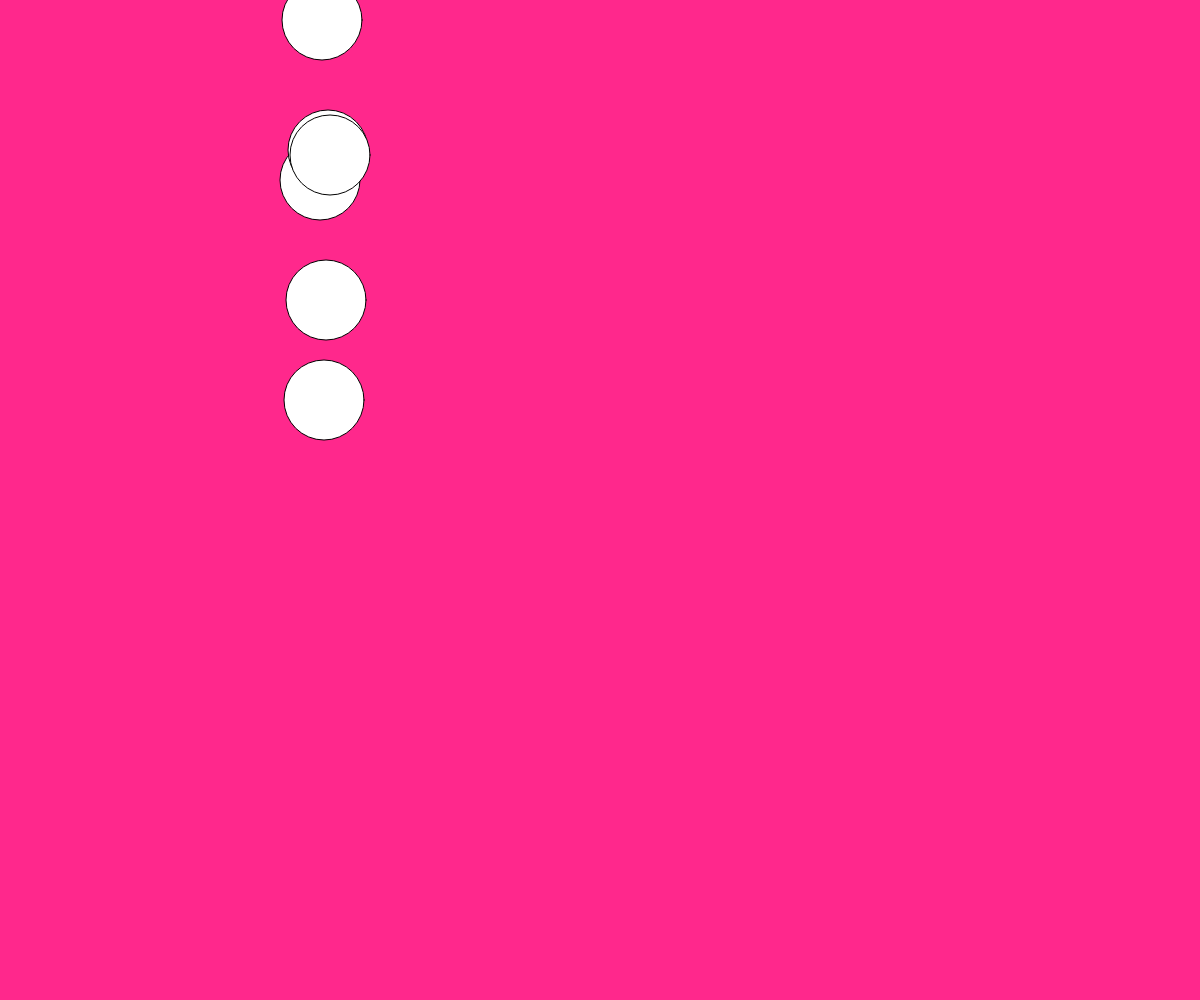
Frame 1 (no input)
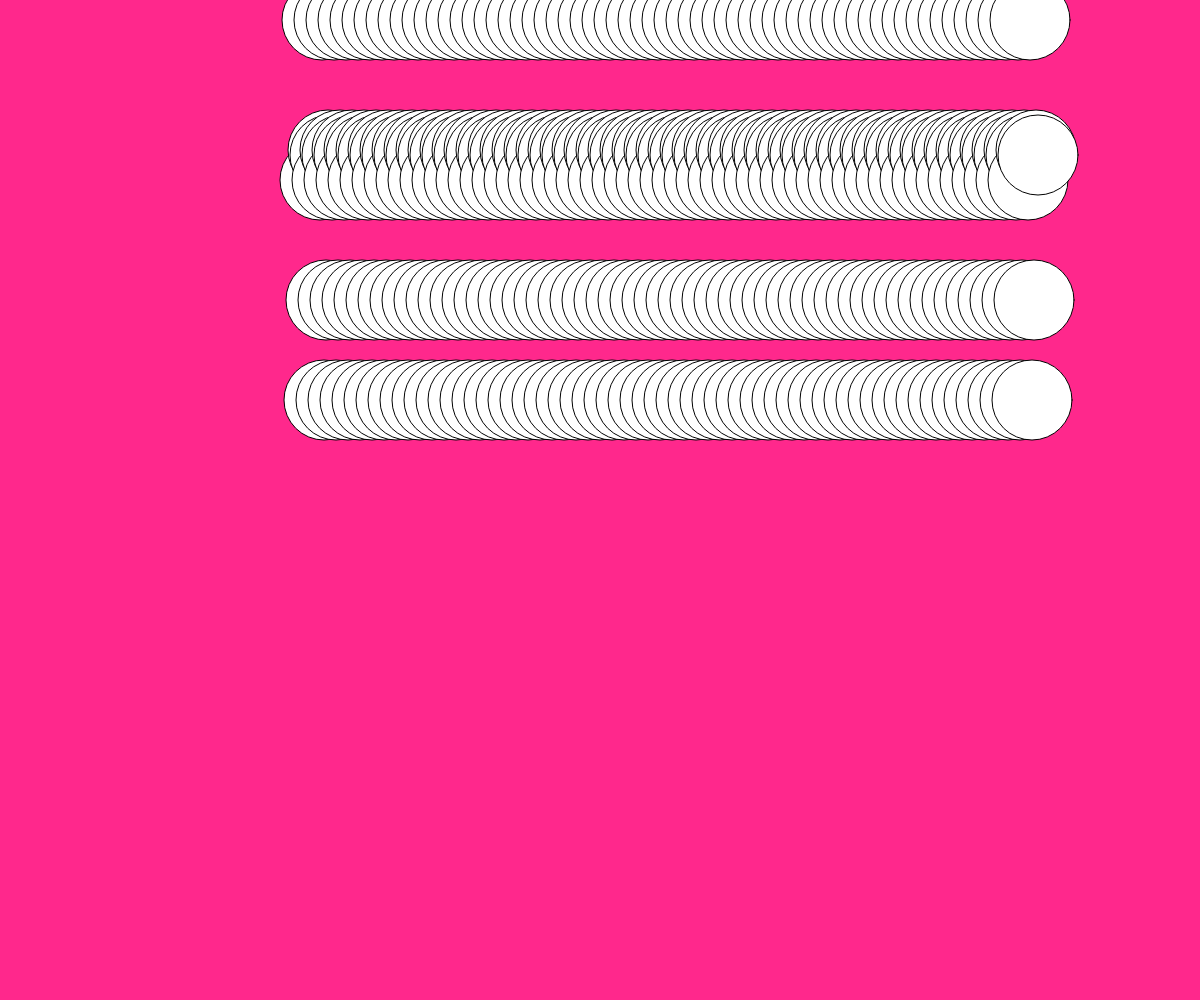
Frame 60 (no input)
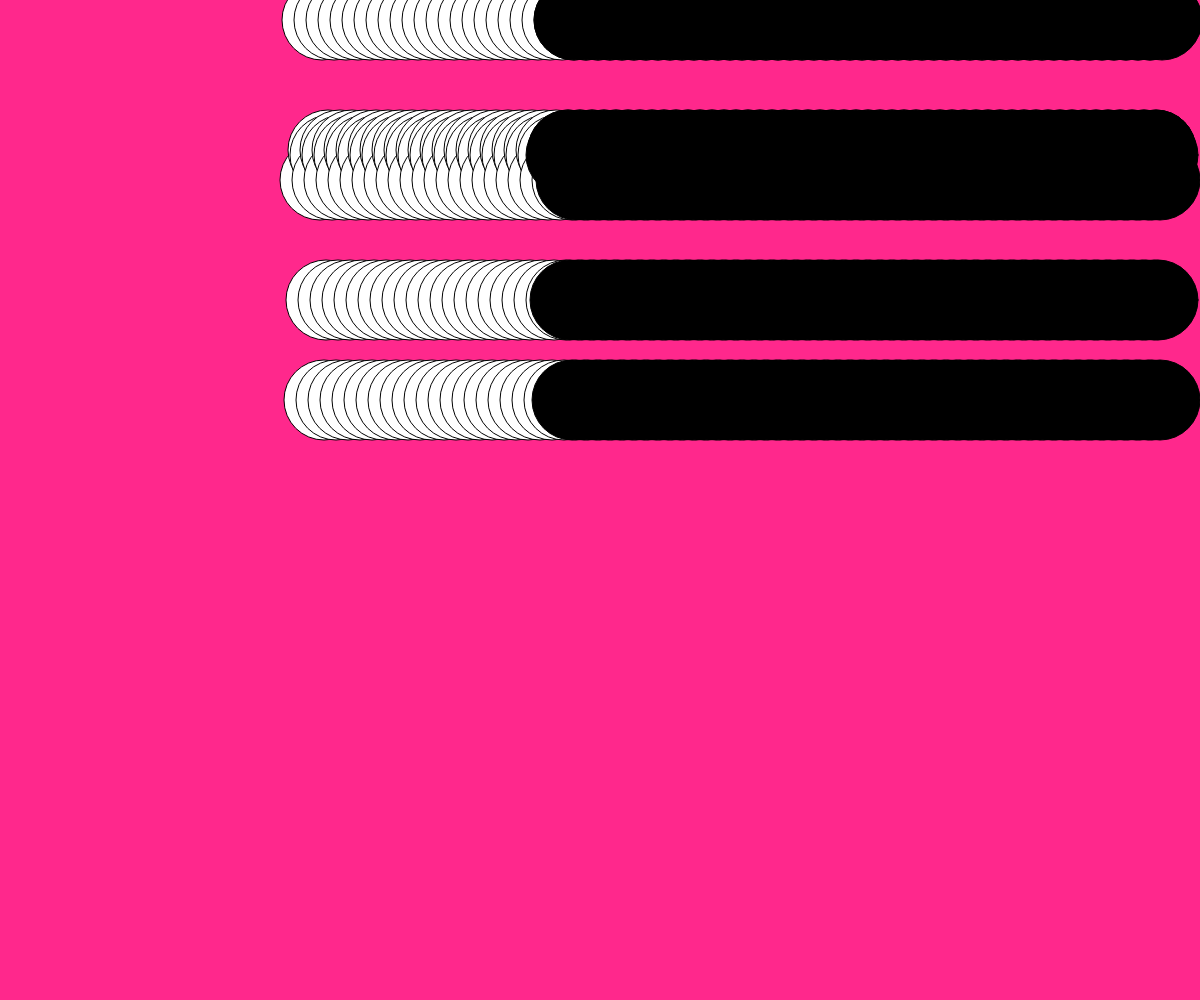
Frame 120 (the mouse pressed at the canvas centre since frame 60)

The p5.js sketch that drew these frames (run headless with seeded random() and noise() and a simulated clock; from frame 60 on, the mouse is pressed at the canvas centre):

// p5.js sketch
// ── sketch.js
let x = 320;
let y = [180, 20, 400, 300, 150,155];
let speed = 2;

function setup() {
  createCanvas(windowWidth, windowHeight);
  background(255, 40, 140);
}

function draw() {

  for (let i = 0; i < 6; i++){

  ellipse(x, y[i], 80, 80);
  x += speed;

  if (x > width - 40 || x < 40) {
    speed = -speed;
  }
}


  if (mouseIsPressed) {
		fill(0);
	} else {
		fill(255);
	}
}
